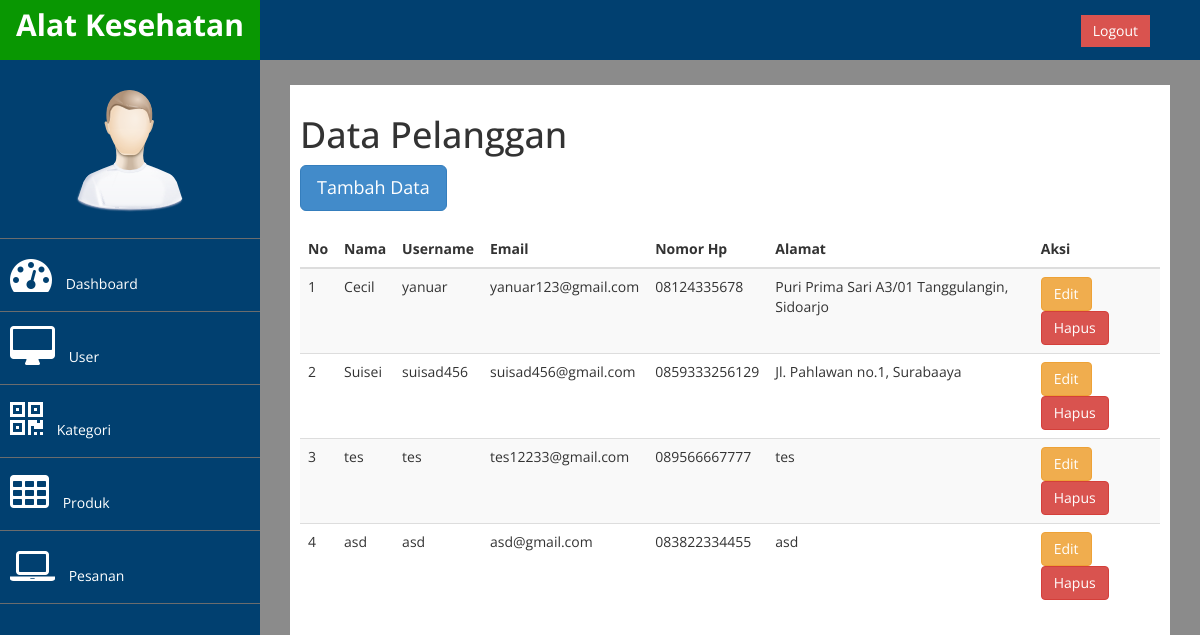
Page /Admin/index.php?halaman=user (signed in) on the earlier database version.
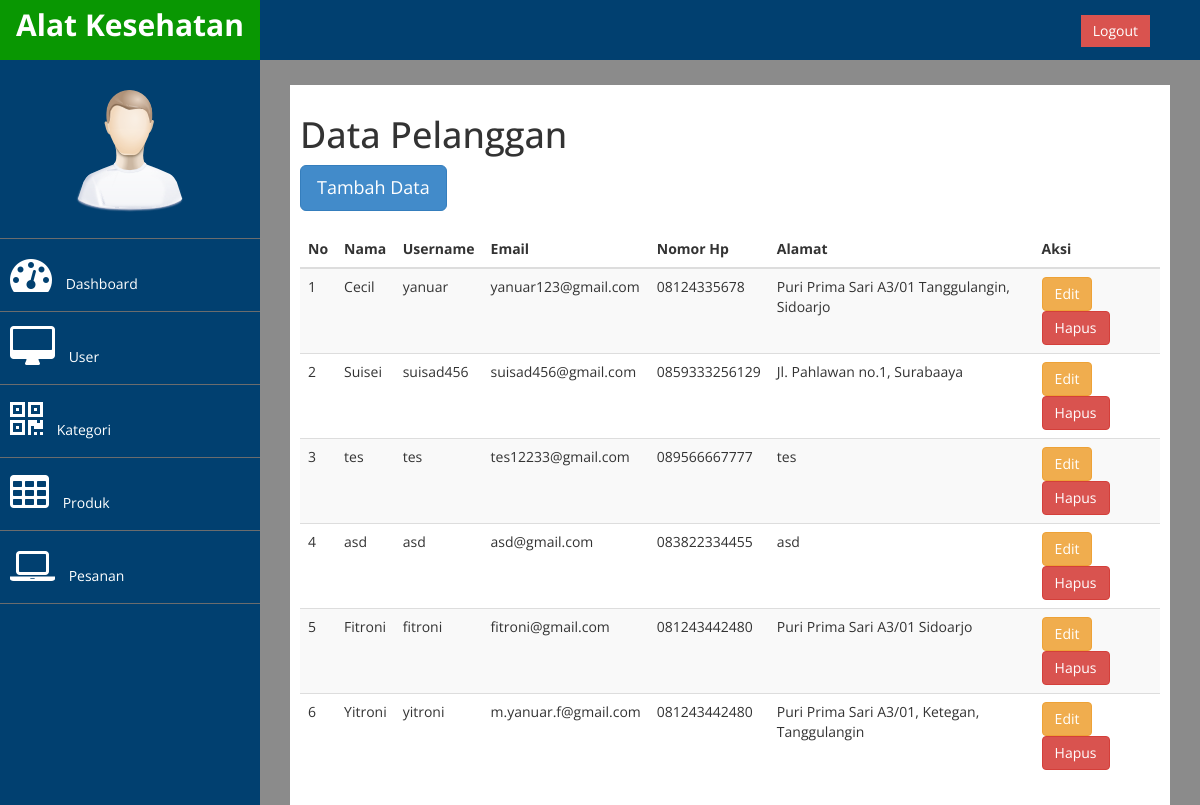
Same page on the later database version.
### tables this page shows
CREATE TABLE `pelanggan` (
  `id_pelanggan` int(11) NOT NULL,
  `nama_pelanggan` varchar(255) NOT NULL,
  `username` varchar(255) NOT NULL,
  `password` varchar(255) NOT NULL,
  `email` varchar(255) NOT NULL,
  `nomor_hp` varchar(13) NOT NULL,
  `alamat` text NOT NULL
);

### Database/koneksi.php (called while the page is built, shortened)
<?php
$conn = mysqli_connect("localhost","root","","toko_online");
function query($query){
    global $conn;
    $result = mysqli_query($conn,$query);
    $rows = [];
    if(mysqli_num_rows($result)==0){
        echo "
            <script>
                document.location.href='index.php';
            </script>
        ";
    }else{
        while($row = mysqli_fetch_assoc($result)){
            $rows[]=$row;
        }
        return $rows;
    }
}
?>

### Admin/hlm-pelanggan/user.php (the view, shortened to what this page needs)
<h1>Data Pelanggan</h1>
<a class="btn btn-primary btn-lg" href="index.php?halaman=tambahUser" role="button">Tambah Data</a>
<table id="example" class="table table-striped" style="width:100%">
  <thead>
    <tr>
      <th scope="col">No</th>
      <th scope="col">Nama</th>
      <th scope="col">Username</th>
      <th scope="col">Email</th>
      <th scope="col">Nomor Hp</th>
      <th scope="col">Alamat</th>
      <th scope="col">Aksi</th>
    </tr>
  </thead>
  <tbody>
    <?php $nomor = 1 ?>
    <?php foreach($pelanggan as $plng) : ?>
        <tr>
            <td scope="row"><?= $nomor ?></td>
            <td><?= $plng["nama_pelanggan"] ?></td>
            <td><?= $plng["username"] ?></td>
            <td><?= $plng["email"] ?></td>
            <td><?= $plng["nomor_hp"] ?></td>
            <td><?= $plng["alamat"] ?></td>
            <td>
                <a href="index.php?halaman=editUser&id=<?= $plng["id_pelanggan"]?>" class="btn btn-warning">Edit</a>
                <a href="../Admin/hlm-pelanggan/hapusUser.php?id=<?= $plng["id_pelanggan"]?>" onclick="return confirm('Yakin ingin menghapus data ini ?');" class="btn btn-danger">Hapus</a>
            </td>
        </tr>
        <?php $nomor++ ?>
    <?php endforeach ?>
  </tbody>
</table>

Differences in the rows shown:
added pelanggan: nama_pelanggan "Fitroni", username "fitroni", email "fitroni@gmail.com", nomor_hp "081243442480", alamat "Puri Prima Sari A3/01 Sidoarjo"
added pelanggan: nama_pelanggan "Yitroni", username "yitroni", email "m.yanuar.f@gmail.com", nomor_hp "081243442480", alamat "Puri Prima Sari A3/01, Ketegan, Tanggulangin"
